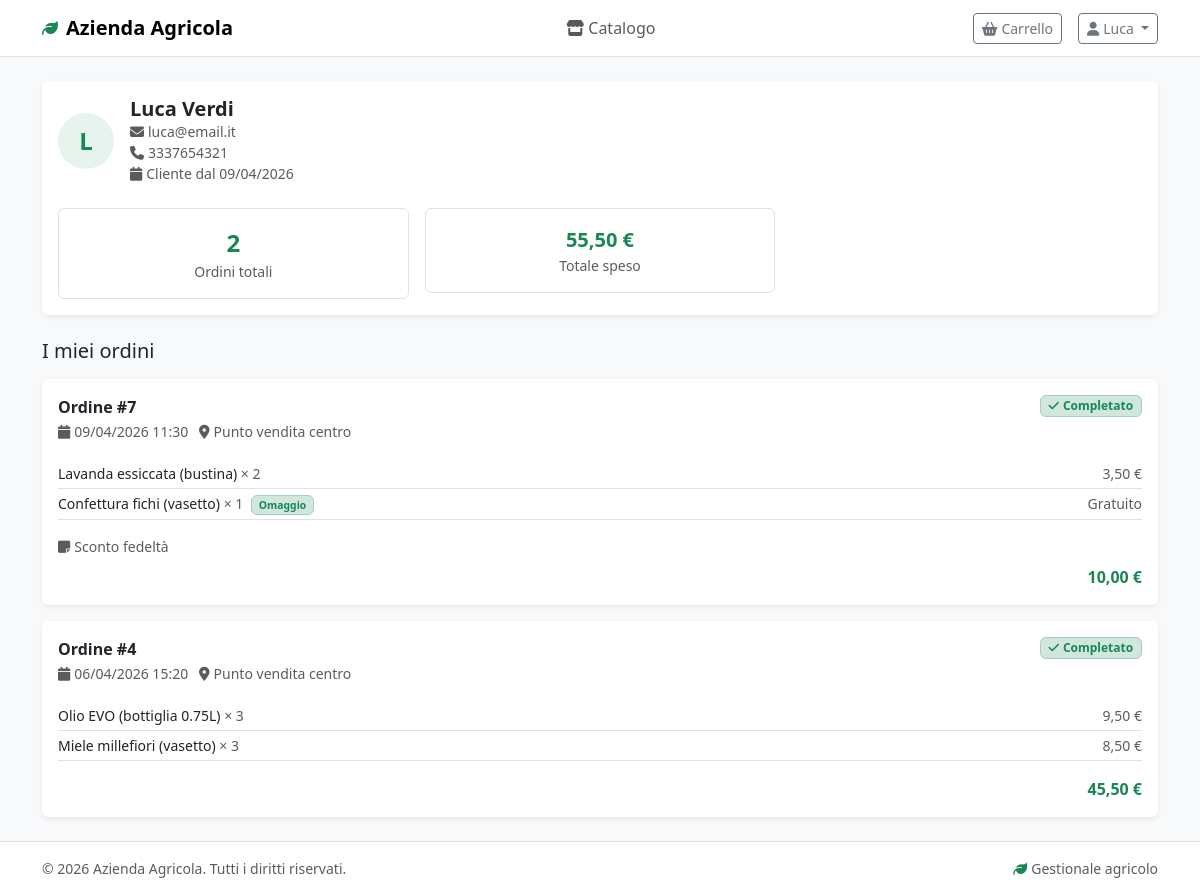
The page /cliente/profilo.php (signed in) on the database its author committed.
### tables this page shows
CREATE TABLE IF NOT EXISTS CLIENTE (
    idCliente INT AUTO_INCREMENT PRIMARY KEY,
    idUtente INT NULL,
    nome VARCHAR(150) NOT NULL,
    nickname VARCHAR(100) NULL,
    telefono VARCHAR(20) NULL,
    email VARCHAR(150) NULL,
    occasionale BOOLEAN NOT NULL DEFAULT FALSE,
    
    FOREIGN KEY (idUtente) REFERENCES UTENTE(idUtente) ON DELETE SET NULL,
    INDEX idx_occasionale (occasionale),
    INDEX idx_email (email)
);

CREATE TABLE IF NOT EXISTS UTENTE (
    idUtente INT AUTO_INCREMENT PRIMARY KEY,
    nome VARCHAR(100) NOT NULL,
    cognome VARCHAR(100) NOT NULL,
    email VARCHAR(150) NOT NULL UNIQUE,
    password VARCHAR(255) NOT NULL,
    ruolo ENUM('admin', 'cliente') NOT NULL DEFAULT 'cliente',
    dataRegistrazione DATETIME NOT NULL DEFAULT CURRENT_TIMESTAMP,
    attivo BOOLEAN NOT NULL DEFAULT TRUE,
    
    INDEX idx_email (email),
    INDEX idx_ruolo (ruolo)
);

CREATE TABLE IF NOT EXISTS VENDITA (
    idVendita INT AUTO_INCREMENT PRIMARY KEY,
    dataVendita DATETIME NOT NULL DEFAULT CURRENT_TIMESTAMP,
    totaleCalcolato DECIMAL(10, 2) NOT NULL DEFAULT 0.00,
    totalePagato DECIMAL(10, 2) NOT NULL DEFAULT 0.00,
    note TEXT NULL,
    idCliente INT NOT NULL,
    idLuogo INT NOT NULL,
    
    FOREIGN KEY (idCliente) REFERENCES CLIENTE(idCliente) ON DELETE RESTRICT,
    FOREIGN KEY (idLuogo) REFERENCES LUOGO(idLuogo) ON DELETE RESTRICT,
    INDEX idx_cliente (idCliente),
    INDEX idx_data (dataVendita),
    INDEX idx_luogo (idLuogo)
);

CREATE TABLE IF NOT EXISTS LUOGO (
    idLuogo INT AUTO_INCREMENT PRIMARY KEY,
    nome VARCHAR(150) NOT NULL UNIQUE,
    indirizzo VARCHAR(255) NULL,
    tipo ENUM('campo', 'laboratorio', 'punto vendita', 'magazzino') NOT NULL,
    
    INDEX idx_tipo (tipo),
    INDEX idx_nome (nome)
);

CREATE TABLE IF NOT EXISTS DETTAGLIO_VENDITA (
    idDettaglio INT AUTO_INCREMENT PRIMARY KEY,
    idVendita INT NOT NULL,
    tipoVendita ENUM('FRESCO_SFUSO', 'CONFEZIONATO', 'RISERVA_SFUSA') NOT NULL,
    quantita INT NULL,
    pesoVenduto DECIMAL(10, 2) NULL,
    prezzoUnitario DECIMAL(10, 2) NOT NULL,
    omaggio BOOLEAN NOT NULL DEFAULT FALSE,
    idProdotto INT NOT NULL,
    idConfezionamento INT NULL,
    
    FOREIGN KEY (idVendita) REFERENCES VENDITA(idVendita) ON DELETE CASCADE,
    FOREIGN KEY (idProdotto) REFERENCES PRODOTTO(idProdotto) ON DELETE RESTRICT,
    FOREIGN KEY (idConfezionamento) REFERENCES CONFEZIONAMENTO(idConfezionamento) ON DELETE SET NULL,
    INDEX idx_vendita (idVendita),
    INDEX idx_prodotto (idProdotto),
    INDEX idx_confezionamento (idConfezionamento)
);

CREATE TABLE IF NOT EXISTS PRODOTTO (
    idProdotto INT AUTO_INCREMENT PRIMARY KEY,
    nome VARCHAR(150) NOT NULL,
    unitaMisura ENUM('kg', 'litro', 'pezzo', 'grammo') NOT NULL,
    prezzoBase DECIMAL(10, 2) NOT NULL DEFAULT 0.00,
    idCategoria INT NOT NULL,
    
    FOREIGN KEY (idCategoria) REFERENCES CATEGORIA(idCategoria) ON DELETE RESTRICT,
    INDEX idx_categoria (idCategoria),
    INDEX idx_nome (nome)
);

### includes/auth.php (called while the page is built, shortened)
<?php
function getUserId() {
    return $_SESSION['user_id'] ?? null;
}

### includes/db.php (called while the page is built, shortened)
<?php
function executeQuery($conn, $sql, $params = []) {
    $stmt = mysqli_prepare($conn, $sql);
    if (!empty($params)) {
        $types = '';
        foreach ($params as $param) {
            if (is_int($param))    $types .= 'i';
            elseif (is_float($param)) $types .= 'd';
            else                   $types .= 's';
        }
        mysqli_stmt_bind_param($stmt, $types, ...$params);
    }
    mysqli_stmt_execute($stmt);
    return $stmt;
}
function fetchOne($conn, $sql, $params = []) {
    $stmt  = executeQuery($conn, $sql, $params);
    $result = mysqli_stmt_get_result($stmt);
    $row   = mysqli_fetch_assoc($result);
    return $row;
}
function fetchAll($conn, $sql, $params = []) {
    $stmt   = executeQuery($conn, $sql, $params);
    $result = mysqli_stmt_get_result($stmt);
    $rows   = mysqli_fetch_all($result, MYSQLI_ASSOC);
    return $rows;
}

### includes/functions.php (called while the page is built, shortened)
<?php
function formatPrice($amount) {
    return number_format($amount, 2, ',', '.') . ' €';
}
function formatDate($date, $includeTime = false) {
    $timestamp = strtotime($date);
    if ($includeTime) {
        return date('d/m/Y H:i', $timestamp);
    }
    return date('d/m/Y', $timestamp);
}

### cliente/profilo.php (the view, shortened to what this page needs)
<?php
require_once '../includes/db.php';
require_once '../includes/auth.php';
require_once '../includes/functions.php';
$cliente = fetchOne($conn,
    "SELECT c.*, u.email, u.dataRegistrazione
     FROM CLIENTE c
     INNER JOIN UTENTE u ON c.idUtente = u.idUtente
     WHERE u.idUtente = ?",
    [getUserId()]
);
$ordini = fetchAll($conn,
    "SELECT v.*, l.nome as nomeLuogo,
            (SELECT COUNT(*) FROM DETTAGLIO_VENDITA WHERE idVendita = v.idVendita) as numeroArticoli
     FROM VENDITA v
     INNER JOIN LUOGO l ON v.idLuogo = l.idLuogo
     WHERE v.idCliente = ?
     ORDER BY v.dataVendita DESC
     LIMIT 20",
    [$cliente['idCliente']]
);
$stats = fetchOne($conn,
    "SELECT COUNT(*) as totaleOrdini, COALESCE(SUM(totalePagato),0) as totaleSpeso
     FROM VENDITA WHERE idCliente = ?",
    [$cliente['idCliente']]
);
include '../includes/header_cliente.php';
?>
<div class="card border-0 shadow-sm mb-4">
    <div class="card-body">
        <div class="d-flex align-items-center gap-3 mb-4">
            <div class="rounded-circle bg-success bg-opacity-10 text-success d-flex align-items-center justify-content-center fw-bold fs-4"
                 style="width:56px;height:56px;flex-shrink:0">
                <?php echo strtoupper(substr($cliente['nome'], 0, 1)); ?>
            </div>
            <div>
                <h5 class="mb-0 fw-semibold"><?php echo htmlspecialchars($cliente['nome']); ?></h5>
                <?php if ($cliente['email']): ?>
                    <div class="text-muted small">
                        <i class="fas fa-envelope me-1"></i><?php echo htmlspecialchars($cliente['email']); ?>
                    </div>
                <?php endif; ?>
                <?php if ($cliente['telefono']): ?>
                    <div class="text-muted small">
                        <i class="fas fa-phone me-1"></i><?php echo htmlspecialchars($cliente['telefono']); ?>
                    </div>
                <?php endif; ?>
                <div class="text-muted small">
                    <i class="fas fa-calendar me-1"></i>Cliente dal <?php echo formatDate($cliente['dataRegistrazione']); ?>
                </div>
            </div>
        </div>
        <div class="row g-3">
            <div class="col-6 col-sm-4">
                <div class="border rounded p-3 text-center">
                    <div class="fs-4 fw-bold text-success"><?php echo $stats['totaleOrdini']; ?></div>
                    <div class="text-muted small">Ordini totali</div>
                </div>
            </div>
            <div class="col-6 col-sm-4">
                <div class="border rounded p-3 text-center">
                    <div class="fs-5 fw-bold text-success"><?php echo formatPrice($stats['totaleSpeso']); ?></div>
                    <div class="text-muted small">Totale speso</div>
                </div>
            </div>
        </div>
    </div>
</div>
<h5 class="mb-3">I miei ordini</h5>
<?php if (empty($ordini)): ?>
    <div class="text-center py-5 text-muted">
        <i class="fas fa-box-open fa-3x mb-3"></i>
        <p class="mb-3">Nessun ordine ancora</p>
        <a href="/cliente/catalogo.php" class="btn btn-success btn-sm">
            <i class="fas fa-store me-1"></i>Vai al catalogo
        </a>
    </div>
<?php else: ?>
    <div class="d-flex flex-column gap-3">
        <?php foreach ($ordini as $ordine): ?>
        <div class="card border-0 shadow-sm">
            <div class="card-body">
                <div class="d-flex justify-content-between align-items-start mb-3">
                    <div>
                        <div class="fw-semibold">Ordine #<?php echo $ordine['idVendita']; ?></div>
                        <small class="text-muted">
                            <i class="fas fa-calendar me-1"></i><?php echo formatDate($ordine['dataVendita'], true); ?>
                            &nbsp;&nbsp;<i class="fas fa-map-marker-alt me-1"></i><?php echo htmlspecialchars($ordine['nomeLuogo']); ?>
                        </small>
                    </div>
                    <span class="badge bg-success-subtle text-success border border-success-subtle">
                        <i class="fas fa-check me-1"></i>Completato
                    </span>
                </div>
                <?php
                $dettagli = fetchAll($conn,
                    "SELECT dv.*, p.nome as nomeProdotto
                     FROM DETTAGLIO_VENDITA dv
                     INNER JOIN PRODOTTO p ON dv.idProdotto = p.idProdotto
                     WHERE dv.idVendita = ?",
                    [$ordine['idVendita']]
                );
                ?>
                <ul class="list-unstyled mb-3">
                    <?php foreach ($dettagli as $det): ?>
                    <li class="d-flex justify-content-between py-1 border-bottom small">
                        <span>
                            <?php echo htmlspecialchars($det['nomeProdotto']); ?>
                            <?php if ($det['quantita']): ?>
                                <span class="text-muted">&times; <?php echo $det['quantita']; ?></span>
                            <?php endif; ?>
                            <?php if ($det['omaggio']): ?>
                                <span class="badge bg-success-subtle text-success border border-success-subtle ms-1" style="font-size:.65rem">Omaggio</span>
                            <?php endif; ?>
                        </span>
                        <span class="text-muted">
                            <?php echo $det['omaggio'] ? 'Gratuito' : formatPrice($det['prezzoUnitario']); ?>
                        </span>
                    </li>
                    <?php endforeach; ?>
                </ul>
                <?php if ($ordine['note']): ?>
                <div class="mb-2 small text-muted">
                    <i class="fas fa-sticky-note me-1"></i><?php echo htmlspecialchars($ordine['note']); ?>
                </div>
                <?php endif; ?>
                <div class="d-flex justify-content-end">
                    <span class="fw-bold text-success"><?php echo formatPrice($ordine['totalePagato']); ?></span>
                </div>
            </div>
        </div>
        <?php endforeach; ?>
    </div>
<?php endif; ?>
<?php include '../includes/footer_cliente.php'; ?>

### rows shown on the page
cliente: nome "L", nome "Luca Verdi", idUtente.email "luca@email.it", telefono "3337654321", idUtente.dataRegistrazione "09/04/2026"
vendita: idVendita "7", dataVendita "09/04/2026 11:30", idLuogo.nome "Punto vendita centro", note "Sconto fedeltà", totalePagato "10,00 €"
dettaglio_vendita: idProdotto.nome "Lavanda essiccata (bustina)", quantita "2", prezzoUnitario "3,50 €"
dettaglio_vendita: idProdotto.nome "Confettura fichi (vasetto)", quantita "1", omaggio "Omaggio"
vendita: idVendita "4", dataVendita "06/04/2026 15:20", idLuogo.nome "Punto vendita centro", totalePagato "45,50 €"
dettaglio_vendita: idProdotto.nome "Olio EVO (bottiglia 0.75L)", quantita "3", prezzoUnitario "9,50 €"
dettaglio_vendita: idProdotto.nome "Miele millefiori (vasetto)", quantita "3", prezzoUnitario "8,50 €"

### other values the page prints
APP_NAME "Azienda Agricola"
explode(' ', getUserName())[0] "Luca"
$stats['totaleOrdini'] "2"
formatPrice($stats['totaleSpeso']) "55,50 €"
